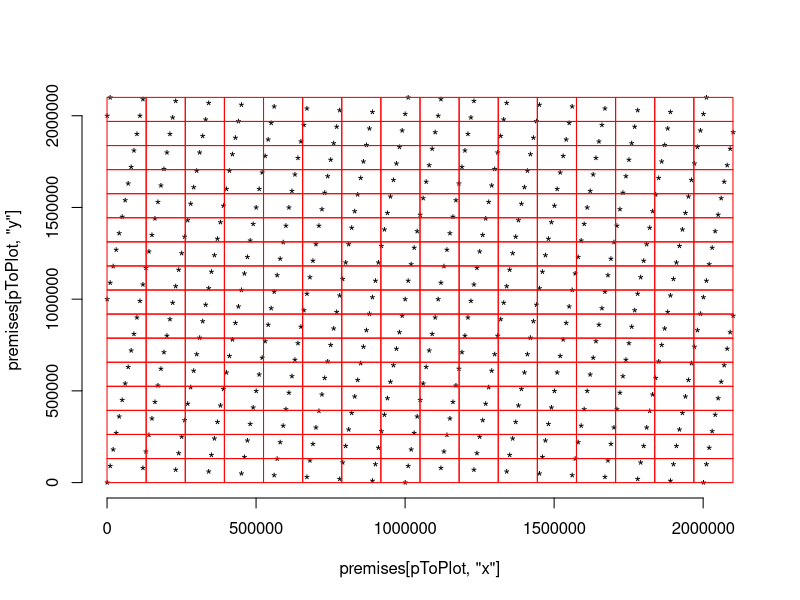

Source code (R):
setwd("/Users/kimtsao/Desktop/PremModel/grid-test")

premises = read.delim("testprems.txt",header=F)
	colnames(premises) = c("ID","x","y","pop")
	
cells = read.delim("cellList.txt",header=F)
	colnames(cells) = c("ID","x","y","s","farms")
	
drawCell <- function(cell) { # cell is row from cells
	xvec = c(cell["x"], cell["x"]+cell["s"], cell["x"]+cell["s"], cell["x"])
	yvec = c(cell["y"], cell["y"], cell["y"]+cell["s"], cell["y"]+cell["s"])
	polygon(xvec,yvec,border="red")
}
	
# pick a random subset of premises to plot
#pToPlot = sample(1:nrow(premises), 1000, replace=F)

# plot every 100th prem
pToPlot = seq(1,nrow(premises),by=100)
	
# plot premises
plot(premises[pToPlot,"x"], premises[pToPlot,"y"], bty="n", pch="*")
# draw cells on top
apply(cells,1,drawCell)